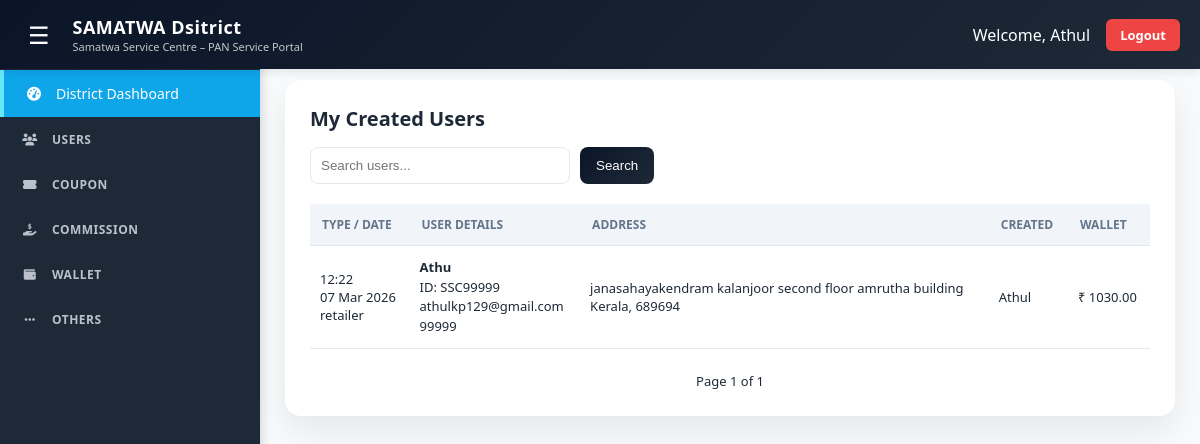
Page /district/created-users/ (signed in) on the committed database.
### panservice/models.py (models this page shows, shortened)
class User(AbstractUser):
    role = models.CharField(max_length=20, choices=ROLE_CHOICES, default='retailer')
    email = models.EmailField(unique=True)
    mobile = models.CharField(max_length=15, blank=True, null=True)
    status = models.CharField(max_length=20, default='active')
    is_email_verified = models.BooleanField(default=False)
    must_change_password = models.BooleanField(default=False)
    created_by = models.ForeignKey(
        'self',
        null=True,
        blank=True,
        on_delete=models.SET_NULL,
        related_name='created_users'
    )

class UserProfile(models.Model):
    GENDER_CHOICES = (
        ('male','Male'),
        ('female', 'Female'),
        ('other', 'Other')
    )
    MARGIN_SLAB_CHOICES = (
        ('default', 'Default'),
        ('ssc_retailer', 'SSC Retailer'),
    )
    user = models.OneToOneField(
        settings.AUTH_USER_MODEL,
        on_delete=models.CASCADE,
        related_name='profile'
    )
    gender = models.CharField(max_length = 10, choices = GENDER_CHOICES, blank = True, null = True)
    address = models.CharField(max_length=500, blank=True, null=True)
    pin_code = models.CharField(max_length=20, blank=True, null=True)
    dob = models.DateField(blank=True, null=True)
    company = models.CharField(max_length = 50, blank = True, null = True)
    district = models.ForeignKey(District, on_delete = models.SET_NULL, blank = True, null = True)
    state = models.ForeignKey(
        State,
        on_delete=models.SET_NULL,
        blank=True,
        null=True
    )
    coupons_available = models.PositiveIntegerField(default=0)
    upi_id = models.CharField(max_length=20, blank=True, null=True)
    pan = models.CharField(max_length=20, blank=True, null=True)
    aadhaar = models.CharField(max_length=20, blank=True, null=True)
    margin_slab = models.CharField(max_length=50, choices = MARGIN_SLAB_CHOICES, blank=True, null = True)
    uti_price = models.DecimalField(max_digits=8, decimal_places=2, default=0)
    nsdl_price = models.DecimalField(max_digits=8, decimal_places=2, default=0)
    is_approved = models.BooleanField(default=False)
    created_at = models.DateTimeField(auto_now_add=True)

class State(models.Model):
    name = models.CharField(max_length=150)
    def __str__(self):
        return self.name

class Wallet(models.Model):
    user = models.OneToOneField(User, on_delete=models.CASCADE, related_name='wallet')
    balance = models.DecimalField(max_digits=10, decimal_places=2, default=0)

### panservice/views.py (the view, shortened to what this page needs)
# urls.py: path('district/created-users/', views.district_created_users, name = 'district_created_users'),
@login_required
def district_created_users(request):
    if request.user.role != 'district':
        return redirect('login')
    search_query = request.GET.get('search', '')
    users = User.objects.select_related(
        'profile', 'created_by'
    ).filter(created_by=request.user)
    users = users.order_by('-profile__created_at')
    paginator = Paginator(users, 10)
    page_number = request.GET.get('page')
    page_obj = paginator.get_page(page_number)
    return render(request, 'district_created_users.html', {
        'users': page_obj,
        'search_query': search_query
    })

### panservice/templates/district_created_users.html (shortened to what this page needs)
{% load static %}
<!DOCTYPE html>
<html lang="en">
<head>
</head>
<body>
    {% include 'partials/district_topbar.html' %}
    <div class="main-content">
        <div class="table-card">
            <h2>My Created Users</h2>
            <form method="GET" class="search-box">
                <input type="text" name="search" placeholder="Search users..." value="{{ search_query }}">
                <button type="submit">Search</button>
            </form>
            <div class="table-wrapper">
                <table>
                    <tr>
                        <th>Type / Date</th>
                        <th>User Details</th>
                        <th>Address</th>
                        <th>Created</th>
                        <th>Wallet</th>
                    </tr>
                    {% for u in users %}
                    <tr>
                        <td>
                            {{ u.profile.created_at|date:"H:i" }}<br>
                            {{ u.profile.created_at|date:"d M Y" }}<br>
                            {{ u.role }}
                        </td>
                        <td class="vle-details">
                            <strong>{{ u.username }}</strong><br>
                            ID: SSC{{ u.mobile }}<br>
                            {{ u.email }}<br>
                            {{ u.mobile }}
                        </td>
                        <td>
                            {{u.profile.address}}<br>
                            {{u.profile.state}},
                            {{u.profile.pin_code}}
                        </td>
                        <td>
                            {% if u.created_by %}
                            {{ u.created_by.username }}
                            {% else %}
                            Self Registration
                            {% endif %}
                        </td>
                        <td>
                            ₹ {{ u.wallet.balance|default:"0" }}
                        </td>
                    </tr>
                    {% empty %}
                    <tr>
                        <td colspan="7" style="text-align:center;">
                            No Users Found
                        </td>
                    </tr>
                    {% endfor %}
                </table>
            </div>
            <div class="pagination">
                <span>Page {{users.number}} of {{users.paginator.num_pages}}</span>
            </div>
        </div>
    </div>
</body>
</html>

### panservice/templates/partials/district_topbar.html (shortened to what this page needs)
{% load static %}
<!DOCTYPE html>
<html lang="en">
<head>
    <link rel="stylesheet" href="https://cdnjs.cloudflare.com/ajax/libs/font-awesome/6.5.0/css/all.min.css">
</head>
<body>
    <div class="top-header">
        <div style="display: flex; align-items: center; gap: 15px;">
            <span class="menu-toggle" id="menuToggle">☰</span>
            <div>
                <h4>SAMATWA Dsitrict</h4>
                <small>Samatwa Service Centre – PAN Service Portal</small>
            </div>
        </div>
        <div class="top-right">
            <span>Welcome, {{ request.user.username }}</span>
            <a href="{% url 'logout' %}" class="logout-btn">Logout</a>
        </div>
    </div>
    <nav class="sidebar" id="sidebar">
        <ul>
            <li class="dropdown">
                <a href="{% url 'district_dashboard' %}" class="active">
                    <i class="fas fa-tachometer-alt"></i>
                    <span> District Dashboard</span>
                </a>
            </li>
            <li class="dropdown">
                <a href="#" class="dropdown-header">
                    <i class="fas fa-users"></i>
                    <span>USERS</span>
                </a>
            </li>
            <li class="dropdown">
                <a href="#" class="dropdown-header">
                    <i class="fas fa-ticket-alt"></i>
                    <span>COUPON</span>
                </a>
            </li>
            <li class="dropdown">
                <a href="#" class="dropdown-header">
                    <i class="fas fa-hand-holding-dollar"></i>
                    <span>COMMISSION</span>
                </a>
            </li>
            <li class="dropdown">
                <a href="#" class="dropdown-header">
                    <i class="fas fa-wallet"></i>
                    <span>WALLET</span>
                </a>
            </li>
            <li class="dropdown">
                <a href="#" class="dropdown-header">
                    <i class="fas fa-ellipsis-h"></i>
                    <span>OTHERS</span>
                </a>
            </li>
        </ul>
    </nav>
</body>
</html>

### panservice/templates/district_created_users.html (style rules this page uses)
* { box-sizing: border-box; margin: 0; padding: 0; }
:root { --navy: #0a1628; --primary: #0ea5e9; --bg: linear-gradient(135deg, #e0f2fe, #f8fafc); --card: #ffffff; --border: #e2e8f0; --text: #1a2a3a; --muted: #64748b; }
body { font-family: 'Sora', sans-serif; background: var(--bg); color: var(--text); }
.main-content { margin-left: 260px; padding: 90px 20px 40px; display: flex; justify-content: center; }
.table-card { background: var(--card); padding: 25px; border-radius: 16px; width: 100%; max-width: 1200px; box-shadow: 0 15px 35px rgba(0,0,0,0.08); }
.table-card h2 { margin-bottom: 15px; font-size: 20px; font-weight: 700; }
.search-box { margin-bottom: 20px; display: flex; gap: 10px; }
.search-box input { padding: 10px; width: 260px; border: 1px solid var(--border); border-radius: 8px; transition: 0.3s; }
.search-box button { padding: 10px 16px; background: linear-gradient(135deg, var(--navy), #1e2937); color: white; border: none; border-radius: 8px; cursor: pointer; transition: 0.3s; }
.table-wrapper { width: 100%; overflow-x: auto; }
table { width: 100%; border-collapse: collapse; font-size: 13px; }
th { background: #f1f5f9; padding: 12px; border-bottom: 1px solid var(--border); text-align: left; color: var(--muted); font-size: 12px; text-transform: uppercase; }
td { padding: 12px 10px; border-bottom: 1px solid var(--border); vertical-align: middle; }
.vle-details { line-height: 1.5; }
.pagination { margin-top: 20px; text-align: center; }
.pagination span { margin: 0 10px; font-size: 13px; }

### panservice/templates/partials/district_topbar.html (style rules this page uses)
:root { --primary: #0ea5e9; --dark: #0f172a; --sidebar-bg: #1e2937; }
* { margin: 0; padding: 0; box-sizing: border-box; }
body { font-family: 'Segoe UI', Arial, sans-serif; background: #f8fafc; color: #1e2937; }
.top-header { background: linear-gradient(135deg, #0a1628, #1e2937); color: white; padding: 14px 20px; display: flex; justify-content: space-between; align-items: center; position: fixed; top: 0; left: 0; right: 0; z-index: 1000; box-shadow: 0 2px 10px rgba(0,0,0,0.1); }
.top-header h4 { margin: 0; font-size: 18px; font-weight: 700; letter-spacing: 0.5px; }
.top-header small { font-size: 11px; opacity: 0.75; display: block; }
.top-right { display: flex; align-items: center; gap: 16px; }
.menu-toggle { font-size: 24px; cursor: pointer; padding: 4px 8px; border-radius: 6px; transition: 0.3s; }
.logout-btn { background: #ef4444; color: white; padding: 7px 14px; border-radius: 6px; font-size: 13px; text-decoration: none; font-weight: 600; transition: 0.3s; }
.sidebar { position: fixed; top: 60px; left: 0; width: 260px; height: calc(100vh - 60px); background: var(--sidebar-bg); color: #e2e8f0; overflow-y: auto; transition: all 0.3s ease; z-index: 900; box-shadow: 2px 0 10px rgba(0,0,0,0.15); }
.sidebar ul { list-style: none; padding: 10px 0; }
.sidebar li { position: relative; }
.sidebar a, .sidebar .dropdown-header { display: flex; align-items: center; gap: 12px; padding: 14px 20px; color: #e2e8f0; text-decoration: none; font-size: 14px; font-weight: 500; transition: all 0.3s; }
.sidebar .dropdown-header { cursor: pointer; font-weight: 600; text-transform: uppercase; font-size: 12px; letter-spacing: 0.5px; opacity: 0.8; }
.sidebar i { width: 20px; text-align: center; }
.sidebar a.active { background: var(--primary); color: white; border-left: 4px solid #67e8f9; }
.main-content { margin-left: 260px; padding: 80px 25px 25px; transition: margin-left 0.3s ease; }

### rows in the picture
User: user.username "Athul"
User: profile.created_at "12:22", profile.created_at "07 Mar 2026", role "retailer", username "Athu", mobile "99999", email "athulkp129@gmail.com", profile.address "janasahayakendram kalanjoor second floor amrutha building", profile.state "Kerala", profile.pin_code "689694", created_by.username "Athul", wallet.balance "1030.00"

### other values in the picture
{{ users.number }} "1"
{{ users.paginator.num_pages }} "1"
